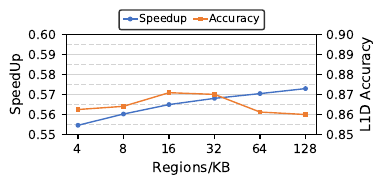

This figure's Python source:
import matplotlib.pyplot as plt
import numpy as np
import pandas as pd
from matplotlib.ticker import FuncFormatter
import csv
import os
import re
from matplotlib.lines import Line2D

directory = "./evaluationmemtense/spec2k17/all_results/1229_page_size.csv"
figure_res = 'analysis_py/evaluation_cyj/sensitive_design/'

data = pd.read_csv(directory, header=None)
prefs_name = data.loc[:,data.loc[0, :].str.contains('Prefetcher')]
prefs_name = np.array(prefs_name.iloc[:, 0])
prefs_name = prefs_name[2:len(prefs_name)]

speedup = data.loc[:,data.loc[0, :].str.contains('IPCI')]
speedup = np.array(speedup.iloc[:, 0])
speedup = speedup[2:len(speedup)]
speedup = [float(item) for item in speedup]

accuracy = data.loc[:,data.loc[0, :].str.contains('L1D Accuracy')]
accuracy = np.array(accuracy.iloc[:, 0])
accuracy = accuracy[2:len(accuracy)]
accuracy = [(float(item)-0.85)*(0.90-0.85)/(1.60-1.55)+1.55 for item in accuracy]

xlabel = []
for pref in prefs_name:
    matches = re.match(r'hyperion_PAGE_(\d+)',pref)
    if matches:
        xlabel.append(matches.group(1))


fig, ax = plt.subplots(figsize=(3.23, 1.3),dpi=300)
left_bar_pos = [item+0.5 for item in np.arange(0,len(xlabel),1)]
ax.plot(left_bar_pos, speedup, linestyle='-', marker='o', markerfacecolor="#4472C4",color="#4472C4", linewidth=1,markersize=2.5,zorder=2) 
ax2 = ax.twinx()
ax2.plot(left_bar_pos, accuracy, linestyle='-', marker='s', markerfacecolor="#ED7D31",color="#ED7D31", linewidth=1,markersize=2.5,zorder=2) 

legend_patch = []
legend_patch.append(Line2D([0], [0], linestyle='-', marker='o', markerfacecolor="#4472C4",color="#4472C4", lw=1, markersize=2.5, label='Speedup'))
legend_patch.append(Line2D([0], [0], linestyle='-', marker='s', markerfacecolor="#ED7D31", color="#ED7D31", lw=1, markersize=2.5, label='Accuracy'))

ax.set_xticks(left_bar_pos)  
ax.set_yticks(np.arange(155, 161,1)/100)
ax.set_xticklabels(xlabel,fontsize=9,ha='center')
ax.set_xlabel('Regions/KB')
ax.set_yticklabels(['{:.2f}'.format(item-1.0) for item in np.arange(155, 161,1)/100],fontsize=9,ha='right')
ax.set_ylabel('SpeedUp') 
ax2.set_yticks(np.arange(155, 161,1)/100)
ax2.set_yticklabels(['{:.2f}'.format(item) for item in np.arange(85, 91,1)/100],fontsize=9,ha='left')
ax2.set_ylabel('L1D Accuracy') 

ax.set_ylim(1.55, 1.60) 

ax.legend(handles=legend_patch,loc='upper center', bbox_to_anchor=(0.5, 1.3), ncol=3, fontsize=8,
             # y 参数控制标题的位置
        handlelength=1.2,     # 控制图例句柄的长度
        handletextpad=0.2,  # 控制图例句柄和文本之间的间距
        columnspacing=0.5,
        edgecolor='black'   )
ax_idx = 0
for item in np.arange(1550, 1610,5)/1000:
    if(ax_idx % 2 == 0):
        ax.axhline(float(item), color='lightgray', linestyle='-', linewidth=1,zorder=1)
    else:
        ax.axhline(float(item), color='lightgray', linestyle='--', linewidth=1,zorder=1)
    ax_idx += 1

plt.savefig(os.path.join(figure_res,'page_size.png'),dpi=300, format="png", bbox_inches='tight')
plt.savefig(os.path.join(figure_res,'page_size.pdf'),dpi=300, format="pdf", bbox_inches='tight')

